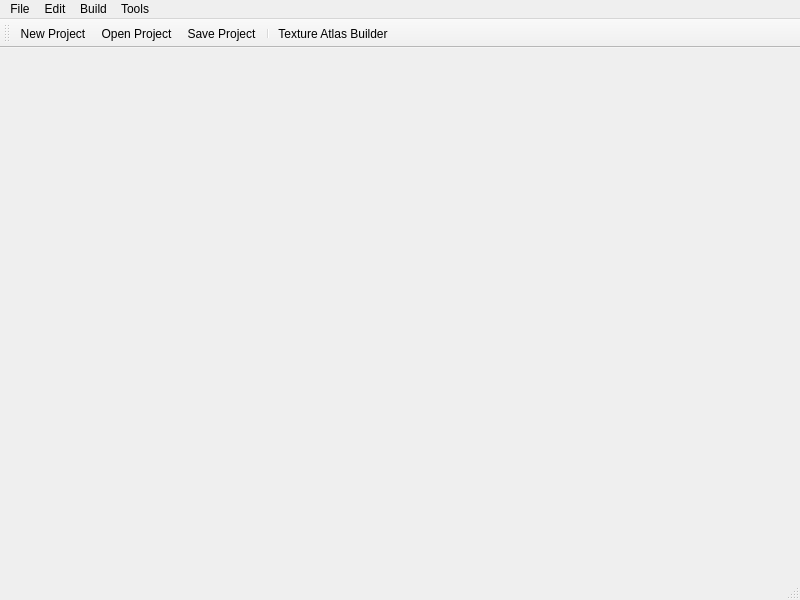
<?xml version="1.0" encoding="UTF-8"?>
<ui version="4.0">
 <class>MainWindow</class>
 <widget class="QMainWindow" name="MainWindow">
  <property name="geometry">
   <rect>
    <x>0</x>
    <y>0</y>
    <width>800</width>
    <height>600</height>
   </rect>
  </property>
  <property name="windowTitle">
   <string>Ignis Editor</string>
  </property>
  <property name="windowIcon">
   <iconset resource="../assets/icons.qrc">
    <normaloff>:/icons/icon/ignis.png</normaloff>:/icons/icon/ignis.png</iconset>
  </property>
  <widget class="QWidget" name="centralWidget"/>
  <widget class="QMenuBar" name="menuBar">
   <property name="geometry">
    <rect>
     <x>0</x>
     <y>0</y>
     <width>800</width>
     <height>25</height>
    </rect>
   </property>
   <widget class="QMenu" name="menuFile">
    <property name="title">
     <string>File</string>
    </property>
    <addaction name="actionNew_Project"/>
    <addaction name="actionOpen_Project"/>
    <addaction name="actionSave_Project"/>
    <addaction name="actionClose_Project"/>
    <addaction name="separator"/>
    <addaction name="actionExit_Ignis"/>
   </widget>
   <widget class="QMenu" name="menuEdit">
    <property name="title">
     <string>Edit</string>
    </property>
   </widget>
   <widget class="QMenu" name="menuBuild">
    <property name="title">
     <string>Build</string>
    </property>
   </widget>
   <widget class="QMenu" name="menuTools">
    <property name="title">
     <string>Tools</string>
    </property>
    <addaction name="actionTexture_Atlas_Builder"/>
   </widget>
   <addaction name="menuFile"/>
   <addaction name="menuEdit"/>
   <addaction name="menuBuild"/>
   <addaction name="menuTools"/>
  </widget>
  <widget class="QToolBar" name="mainToolBar">
   <attribute name="toolBarArea">
    <enum>TopToolBarArea</enum>
   </attribute>
   <attribute name="toolBarBreak">
    <bool>false</bool>
   </attribute>
   <addaction name="actionNew_Project"/>
   <addaction name="actionOpen_Project"/>
   <addaction name="actionSave_Project"/>
   <addaction name="separator"/>
   <addaction name="actionTexture_Atlas_Builder"/>
  </widget>
  <widget class="QStatusBar" name="statusBar"/>
  <action name="actionNew_Project">
   <property name="icon">
    <iconset resource="../assets/icons.qrc">
     <normaloff>:/icons/icon/Document-Blank-icon-24.png</normaloff>:/icons/icon/Document-Blank-icon-24.png</iconset>
   </property>
   <property name="text">
    <string>New Project</string>
   </property>
  </action>
  <action name="actionOpen_Project">
   <property name="icon">
    <iconset resource="../assets/icons.qrc">
     <normaloff>:/icons/icon/Files-icon-24.png</normaloff>:/icons/icon/Files-icon-24.png</iconset>
   </property>
   <property name="text">
    <string>Open Project</string>
   </property>
  </action>
  <action name="actionSave_Project">
   <property name="icon">
    <iconset resource="../assets/icons.qrc">
     <normaloff>:/icons/icon/Actions-document-save-icon.png</normaloff>:/icons/icon/Actions-document-save-icon.png</iconset>
   </property>
   <property name="text">
    <string>Save Project</string>
   </property>
  </action>
  <action name="actionClose_Project">
   <property name="icon">
    <iconset resource="../assets/icons.qrc">
     <normaloff>:/icons/icon/dialog-no-2.png</normaloff>:/icons/icon/dialog-no-2.png</iconset>
   </property>
   <property name="text">
    <string>Close Project</string>
   </property>
  </action>
  <action name="actionExit_Ignis">
   <property name="icon">
    <iconset resource="../assets/icons.qrc">
     <normaloff>:/icons/icon/exit.png</normaloff>:/icons/icon/exit.png</iconset>
   </property>
   <property name="text">
    <string>Exit Ignis</string>
   </property>
  </action>
  <action name="actionTexture_Atlas_Builder">
   <property name="icon">
    <iconset resource="../assets/icons.qrc">
     <normaloff>:/icons/icon/treasure-map-icon-24.png</normaloff>:/icons/icon/treasure-map-icon-24.png</iconset>
   </property>
   <property name="text">
    <string>Texture Atlas Builder</string>
   </property>
  </action>
 </widget>
 <layoutdefault spacing="6" margin="11"/>
 <resources>
  <include location="../assets/icons.qrc"/>
 </resources>
 <connections/>
</ui>
